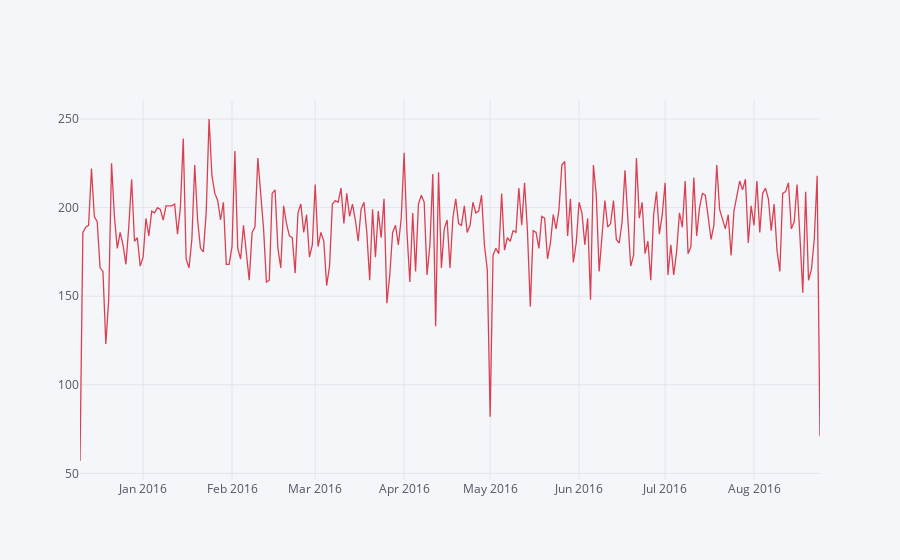

Notebook cell for this chart:
### Code cell
df.groupby("date").count()["EMS"].iplot(color = "red")
plt.tight_layout()

### Figure 1 — Plotly figure (JSON) as saved in the notebook; plotly's stock layout.template omitted (floating-point values rounded to 4 significant figures; data arrays with more than 128 entries replaced by an {"elided": "..."} marker saying what was removed)
{"data": [{"line": {"color": "rgba(219, 64, 82, 1.0)", "dash": "solid", "shape": "linear", "width": 1.3}, "mode": "lines", "name": "EMS", "text": "", "type": "scatter", "x": {"elided": "259 str values"}, "y": {"elided": "259 int values"}}], "layout": {"legend": {"bgcolor": "#F5F6F9", "font": {"color": "#4D5663"}}, "paper_bgcolor": "#F5F6F9", "plot_bgcolor": "#F5F6F9", "title": {"font": {"color": "#4D5663"}}, "xaxis": {"gridcolor": "#E1E5ED", "showgrid": true, "tickfont": {"color": "#4D5663"}, "title": {"font": {"color": "#4D5663"}, "text": ""}, "zerolinecolor": "#E1E5ED"}, "yaxis": {"gridcolor": "#E1E5ED", "showgrid": true, "tickfont": {"color": "#4D5663"}, "title": {"font": {"color": "#4D5663"}, "text": ""}, "zerolinecolor": "#E1E5ED"}}}
